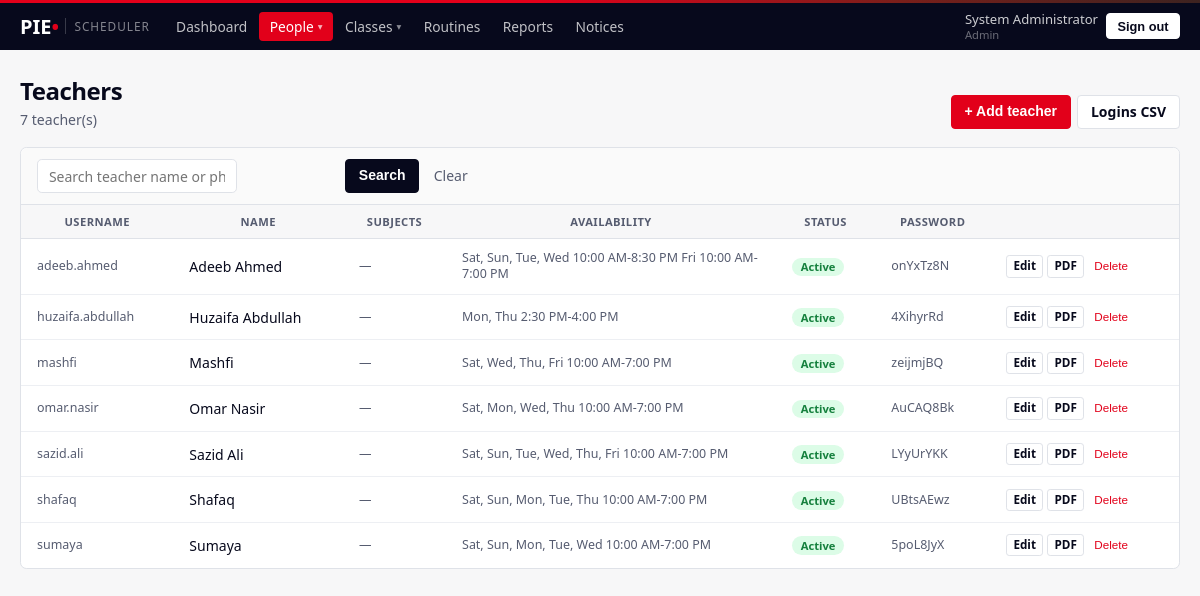
The page /admin/teachers (signed in) on the database as committed earlier.
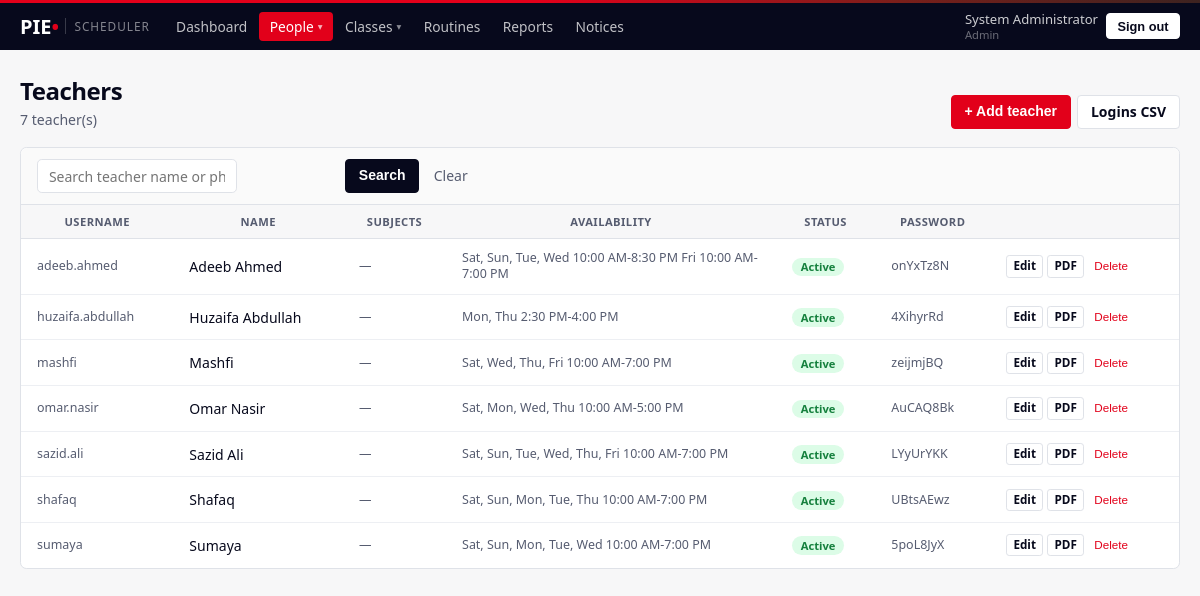
The same page on the database as committed later.
### models.py (models this page shows, shortened)
class User(UserMixin, db.Model):
    __tablename__ = "user"
    id           = db.Column(db.Integer, primary_key=True)
    username     = db.Column(db.String(64), unique=True, nullable=False, index=True)
    password_hash= db.Column(db.String(255), nullable=False)
    full_name    = db.Column(db.String(120), nullable=False)
    role         = db.Column(db.String(16), nullable=False, index=True)
    status       = db.Column(db.String(16), default="ACTIVE", nullable=False, index=True)
    phone        = db.Column(db.String(32))
    email        = db.Column(db.String(120))
    branch       = db.Column(db.String(32), index=True)
    subjects     = db.Column(db.String(255))          # teachers only
    max_daily_hours = db.Column(db.Float, default=8.0)# teachers only
    days_off     = db.Column(db.String(32))           # teachers: "0,3" = Mon,Thu
    work_hours   = db.Column(db.String(255))          # "0=10:00-20:00;1=14:00-20:00"
    initial_password = db.Column(db.String(64))
    created_at   = db.Column(db.DateTime, default=datetime.utcnow)
    @property
    def is_active(self):
        return self.status == "ACTIVE"
    @property
    def is_admin(self):
        return self.role == "ADMIN"
    @property
    def hours_map(self):
        from datetime import time as _t
        out = {}
        if not self.work_hours:
            return out
        for chunk in self.work_hours.split(";"):
            if "=" not in chunk:
                continue
            day, span = chunk.split("=", 1)
            if "-" not in span or not day.strip().isdigit():
                continue
            a, b = span.split("-", 1)
            try:
                ah, am = [int(x) for x in a.strip().split(":")]
                bh, bm = [int(x) for x in b.strip().split(":")]
                out[int(day)] = (_t(ah, am), _t(bh, bm))
            except ValueError:
                continue
        return out
    @property
    def hours_label(self):
        m = self.hours_map
        if not m:
            return "Not set"
        f = lambda t: t.strftime("%I:%M %p").lstrip("0")
        spans = {}
        for wd, (a, b) in m.items():
            spans.setdefault((a, b), []).append(wd)
        names = ["Mon", "Tue", "Wed", "Thu", "Fri", "Sat", "Sun"]
        order = [5, 6, 0, 1, 2, 3, 4]
        parts = []
        for (a, b), days in sorted(spans.items(), key=lambda x: min(x[1])):
            ds = sorted(days, key=lambda d: order.index(d))
            parts.append(f"{', '.join(names[d] for d in ds)} {f(a)}-{f(b)}")
        return "   ".join(parts)

### views_admin.py (the view)
@bp.route("/admin/teachers")
@login_required
@admin_only
def teachers():
    q = request.args.get("q","").strip()
    query = User.query.filter_by(role="TEACHER")
    if q:
        query = query.filter(User.full_name.ilike(f"%{q}%") | User.phone.ilike(f"%{q}%"))
    all_teachers = query.order_by(User.full_name).all()
    return render_template("admin/teachers.html", teachers=all_teachers, q=q)

### helpers.py (called while the page is built, shortened)
def role_required(*roles):
    def decorator(f):
        @wraps(f)
        def inner(*args, **kwargs):
            if not current_user.is_authenticated:
                return redirect(url_for("login"))
            if current_user.role not in roles:
                abort(403)
            return f(*args, **kwargs)
        return inner
    return decorator

def read_only_guard():
    if not current_user.is_authenticated:
        return None
    if current_user.role != "STUDENT_VIEWER":
        return None

### templates/admin/teachers.html (shortened to what this page needs)
{% extends "base.html" %}
{% import "partials/availability.html" as av %}
{% import "partials/macros.html" as m %}
{% block content %}
<div class="page-head">
  <div>
    <h1 class="page-title">Teachers</h1>
    <p class="page-sub">{{ teachers|length }} teacher(s)</p>
  </div>
  <div class="head-actions">
    <button class="btn btn-primary" onclick="document.getElementById('addTeacherModal').style.display='flex'">
      + Add teacher
    </button>
    <a class="btn btn-outline" href="{{ url_for('admin.credentials_export', role='TEACHER') }}">Logins CSV</a>
  </div>
</div>
<div class="panel p-0">
  <form class="filter-bar" method="get">
    <div class="fb-search">
      <input class="form-control" name="q" value="{{ q }}" placeholder="Search teacher name or phone…">
    </div>
    <button class="btn btn-dark">Search</button>
    <a class="btn btn-link" href="{{ url_for('admin.teachers') }}">Clear</a>
  </form>
  <div class="table-responsive">
    <table class="list-table">
      <thead>
        <tr><th>Username</th><th>Name</th><th>Subjects</th>
            <th>Availability</th><th>Status</th><th>Password</th><th></th></tr>
      </thead>
      <tbody>
      {% for t in teachers %}
        <tr>
          <td class="mono sub">{{ t.username }}</td>
          <td>
            {{ t.full_name }}
          </td>
          <td class="sub" style="max-width:180px;overflow:hidden;text-overflow:ellipsis"
              title="{{ t.subjects or '' }}">{{ t.subjects or '—' }}</td>
          <td class="sub" style="max-width:280px">
            {% if t.work_hours %}
              {{ t.hours_label }}
            {% elif t.off_days %}
              <span class="pill pill-amber">Hours not set</span>
              <div class="sub">off {{ t.off_days_label }}</div>
            {% else %}
              <span class="pill pill-amber">Not set</span>
            {% endif %}
          </td>
          <td>{{ m.pill_status(t.status) }}</td>
          <td class="mono sub">{{ t.initial_password or '(changed)' }}</td>
          <td class="nowrap">
            <a class="btn btn-xs btn-outline"
               href="{{ url_for('admin.edit_teacher', tid=t.id) }}">Edit</a>
            <a class="btn btn-xs btn-outline"
               href="{{ url_for('admin.teacher_pdf', tid=t.id) }}">PDF</a>
            <form method="post" action="{{ url_for('admin.delete_teacher', tid=t.id) }}"
                  style="display:inline"
                  onsubmit="return confirm('Delete {{ t.full_name }}? This removes their courses and schedule.')">
              <button class="btn btn-xs btn-link" style="color:var(--red)">Delete</button>
            </form>
          </td>
        </tr>
      {% else %}
        <tr><td colspan="8" class="empty-line">
          No teachers yet. Add one to start assigning courses.</td></tr>
      {% endfor %}
      </tbody>
    </table>
  </div>
</div>
{% endblock %}

### templates/partials/macros.html (shortened to what this page needs)
{% macro pill_status(status) %}
{% if status == 'ACTIVE' %}<span class="pill pill-green">Active</span>
{% elif status == 'ARCHIVED' %}<span class="pill pill-gray">Archived</span>
{% else %}<span class="pill pill-gray">{{ status }}</span>
{% endif %}
{% endmacro %}

Rows that differ between the two databases and show on the page:
changed User "Omar Nasir": hours_label "Sat, Mon, Wed, Thu 10:00 AM-7:00 PM" → "Sat, Mon, Wed, Thu 10:00 AM-5:00 PM"
